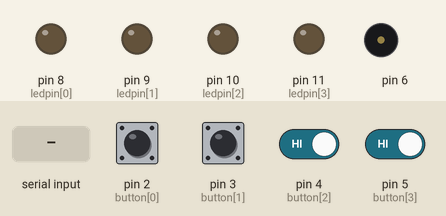
This sketch was run on a simulated Arduino Uno, built with avr-gcc and run on an emulated ATmega328P. On the bench: output pins drawn as LEDs (lit = HIGH), buzzer (waves = sounding). Inputs (shaded band) come from the test bench; at power-on: pin 2 (button[0]), pin 3 (button[1]), pin 4 (button[2]), pin 5 (button[3]) HIGH. Random numbers use the default seed unless the sketch sets one; what the sketch prints to the serial monitor is not drawn.

Above: at 4.8 s.
4.9 s: "S\n" received over Serial
At 5.81 s:
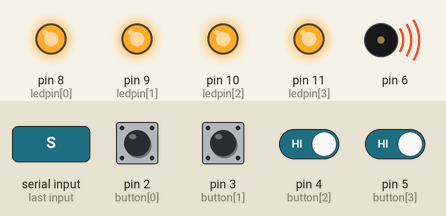
7.9 s: pin 2 (button[0]) pulled LOW for 0.15 s
At 8.05 s:
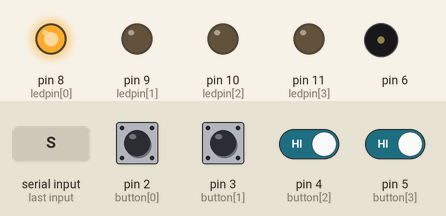
10.9 s: pin 3 (button[1]) pulled LOW for 1 s
At 12.69 s:
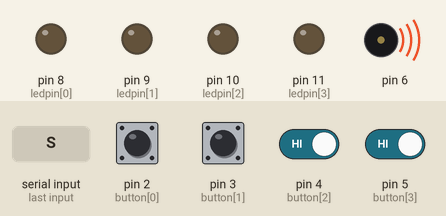
13.9 s: pin 4 (button[2]) driven LOW and pin 5 (button[3]) driven LOW
16.9 s: pin 4 (button[2]) driven HIGH
Timing chart, 0 to 20.9 s (numbered marks = the images above; inputs shaded):
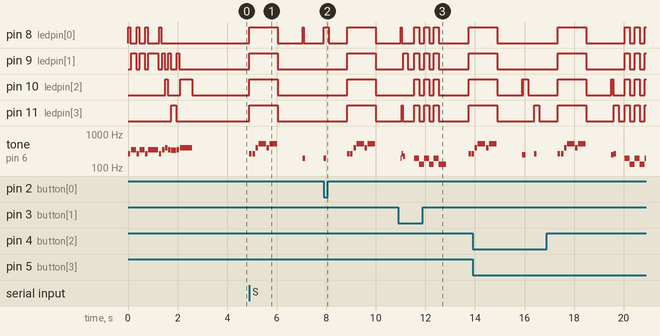

Measured:
- after the input at 4.9 s, pin 8 (ledpin[0]): LOW → HIGH at once, → LOW 1.2 s later, → HIGH 1.0 s later, → LOW 0.04 s later; pin 9 (ledpin[1]): LOW → HIGH at once, → LOW 1.2 s later
- after the input at 7.9 s, pin 8 (ledpin[0]): LOW → HIGH at once, → LOW 0.20 s later, → HIGH 0.75 s later, → LOW 1.2 s later; pin 9 (ledpin[1]): LOW → HIGH after 0.95 s, → LOW 1.2 s later
- after the input at 10.9 s, pin 9 (ledpin[1]): LOW → HIGH after 0.20 s, → LOW 0.20 s later, → HIGH 0.25 s later, → LOW 0.20 s later, … (9 changes in this stretch); pin 10 (ledpin[2]): LOW → HIGH after 0.65 s, then repeats every 0.40 s: LOW 0.20 s, HIGH 0.20 s

The sketch:

SimonSays2.ino
```cpp
/*Simon Says game. Now with sound effects.

Originaly made by Robert Spann
Code trimmed and sound effects added by digimike
Modified and serial added by Charlie Oniszczuk and JenMen

Buttons are to be set on there designated pins without pull down resistors
and connected to ground rather then +5.
*/
#include <Tone.h>
Tone speakerpin;
int starttune[] = {NOTE_C4, NOTE_F4, NOTE_C4, NOTE_F4, NOTE_C4, NOTE_F4, NOTE_C4, NOTE_F4, NOTE_G4, NOTE_F4, NOTE_E4, NOTE_F4, NOTE_G4};
int duration2[] = {100, 200, 100, 200, 100, 400, 100, 100, 100, 100, 200, 100, 500};
int note[] = {NOTE_C4, NOTE_C4, NOTE_G4, NOTE_C5, NOTE_G4, NOTE_C5};
int duration[] = {100, 100, 100, 300, 100, 300};
int button[] = {2, 3, 4, 5}; //The four button input pins
int ledpin[] = {8, 9, 10, 11};  // LED pins
int ledPin[] = {8, 9, 10, 11};  // LED pins
int turn = 0;  // turn counter
int buttonstate = 0;  // button state checker
int randomArray[100]; //Intentionally long to store up to 100 inputs (doubtful anyone will get this far)
int inputArray[100];
int incomingByte = 0;

void setup()
{
  Serial.begin(9600);
  speakerpin.begin(6); // speaker is on pin 13

  //tone(6, 1000, 10000);

  for(int x=0; x<4; x++)  // LED pins are outputs
  {
    pinMode(ledpin[x], OUTPUT);
  }

  for(int x=0; x<4; x++)
  {
    pinMode(button[x], INPUT);  // button pins are inputs
    digitalWrite(button[x], HIGH);  // enable internal pullup; buttons start in high position; logic reversed
  }

  randomSeed(analogRead(0)); //Added to generate "more randomness" with the randomArray for the output function
  for (int thisNote = 0; thisNote < 13; thisNote ++) {
     // play the next note:
     speakerpin.play(starttune[thisNote]);
     // hold the note:
     if (thisNote==0 || thisNote==2 || thisNote==4 || thisNote== 6)
     {
       digitalWrite(ledpin[0], HIGH);
     }
     if (thisNote==1 || thisNote==3 || thisNote==5 || thisNote== 7 || thisNote==9 || thisNote==11)
     {
       digitalWrite(ledpin[1], HIGH);
     }
     if (thisNote==8 || thisNote==12)
     {
       digitalWrite(ledpin[2], HIGH);
     }
     if (thisNote==10)
     {
       digitalWrite(ledpin[3], HIGH);
     }
     delay(duration2[thisNote]);
     // stop for the next note:
     speakerpin.stop();
     digitalWrite(ledpin[0], LOW);
     digitalWrite(ledpin[1], LOW);
     digitalWrite(ledpin[2], LOW);
     digitalWrite(ledpin[3], LOW);
     delay(25);
    }
  delay(1000);

 // for Tomb 1 (RED LED)
    // see if there's incoming serial data:
  if (Serial.available() > 0) {
    // read the oldest byte in the serial buffer:
    incomingByte = Serial.read();
    // if it's a capital H (ASCII 72), turn on the LED:
    if (incomingByte == 'H') {
      digitalWrite(ledPin[0], HIGH);
    }
    // if it's an L (ASCII 76) turn off the LED:
    if (incomingByte == 'L') {
      digitalWrite(ledPin[0], LOW);
    }
  }

    // for Tomb 2 (Green LED)
    // see if there's incoming serial data:
  if (Serial.available() > 0) {
    // read the oldest byte in the serial buffer:
    incomingByte = Serial.read();
    // if it's a capital Y (ASCII ), turn on the LED:
    if (incomingByte == 'Y') {
      digitalWrite(ledPin[1], HIGH);
    }
    // if it's an P (ASCII 76) turn off the LED:
    if (incomingByte == 'P') {
      digitalWrite(ledPin[1], LOW);
    }
  }


    // for Tomb 3 (Yellow LED)
    // see if there's incoming serial data:
  if (Serial.available() > 0) {
    // read the oldest byte in the serial buffer:
    incomingByte = Serial.read();
    // if it's a capital H (ASCII 72), turn on the LED:
    if (incomingByte == 'G') {
      digitalWrite(ledPin[2], HIGH);
    }
    // if it's an L (ASCII 76) turn off the LED:
    if (incomingByte == 'Q') {
      digitalWrite(ledPin[2], LOW);
    }
  }
}
void loop()
{


 if (Serial.available() > 0) {
    // read the oldest byte in the serial buffer:
    incomingByte = Serial.read();
    // if it's a capital H (ASCII 72), turn on the LED:
    if (incomingByte == 'S') {
//Simon Says

  for (int y=0; y<=99; y++)
  {
    //function for generating the array to be matched by the player
    digitalWrite(ledpin[0], HIGH);
    digitalWrite(ledpin[1], HIGH);
    digitalWrite(ledpin[2], HIGH);
    digitalWrite(ledpin[3], HIGH);

    for (int thisNote = 0; thisNote < 6; thisNote ++) {
     // play the next note:
     speakerpin.play(note[thisNote]);
     // hold the note:
     delay(duration[thisNote]);
     // stop for the next note:
     speakerpin.stop();
     delay(25);
    }

    digitalWrite(ledpin[0], LOW);
    digitalWrite(ledpin[1], LOW);
    digitalWrite(ledpin[2], LOW);
    digitalWrite(ledpin[3], LOW);
    delay(1000);

    for (int y=turn; y <= turn; y++)
    { //Limited by the turn variable
      Serial.println(""); //Some serial output to follow along
      Serial.print("Turn: ");
      Serial.print(y);
      Serial.println("");
      randomArray[y] = random(1, 5); //Assigning a random number (1-4) to the randomArray[y], y being the turn count
      for (int x=0; x <= turn; x++)
      {
        Serial.print(randomArray[x]);

        for(int y=0; y<4; y++)
        {

          if (randomArray[x] == 1 && ledpin[y] == 8)
          {  //if statements to display the stored values in the array
            digitalWrite(ledpin[y], HIGH);
            speakerpin.play(NOTE_G3, 100);
            delay(40);
            digitalWrite(ledpin[y], LOW);
            delay(5);
          }

          if (randomArray[x] == 2 && ledpin[y] == 9)
          {
            digitalWrite(ledpin[y], HIGH);
            speakerpin.play(NOTE_A3, 100);
            delay(40);
            digitalWrite(ledpin[y], LOW);
            delay(10);
          }

          if (randomArray[x] == 3 && ledpin[y] == 10)
          {
            digitalWrite(ledpin[y], HIGH);
            speakerpin.play(NOTE_B3, 100);
            delay(40);
            digitalWrite(ledpin[y], LOW);
            delay(10);
          }

          if (randomArray[x] == 4 && ledpin[y] == 11)
          {
            digitalWrite(ledpin[y], HIGH);
            speakerpin.play(NOTE_C4, 100);
            delay(40);
            digitalWrite(ledpin[y], LOW);
            delay(10);
          }
        }
      }
    }
    input();
  }
}
 }
}

void input() { //Function for allowing user input and checking input against the generated array

  for (int x=0; x <= turn;)
  { //Statement controlled by turn count

    for(int y=0; y<4; y++)
    {

      buttonstate = digitalRead(button[y]);

      if (buttonstate == LOW && button[y] == 2)
      { //Checking for button push
        digitalWrite(ledpin[0], HIGH);
        speakerpin.play(NOTE_G3, 100);
        delay(200);
        digitalWrite(ledpin[0], LOW);
        inputArray[x] = 1;
        delay(250);
        Serial.print(" ");
        Serial.print(1);
        if (inputArray[x] != randomArray[x]) { //Checks value input by user and checks it against
          fail();                              //the value in the same spot on the generated array
        }                                      //The fail function is called if it does not match
        x++;
      }
       if (buttonstate == LOW && button[y] == 3)
      {
        digitalWrite(ledpin[1], HIGH);
        speakerpin.play(NOTE_A3, 100);
        delay(200);
        digitalWrite(ledpin[1], LOW);
        inputArray[x] = 2;
        delay(250);
        Serial.print(" ");
        Serial.print(2);
        if (inputArray[x] != randomArray[x]) {
          fail();
        }
        x++;
      }

      if (buttonstate == LOW && button[y] == 4)
      {
        digitalWrite(ledpin[2], HIGH);
        speakerpin.play(NOTE_B3, 100);
        delay(200);
        digitalWrite(ledpin[2], LOW);
        inputArray[x] = 3;
        delay(250);
        Serial.print(" ");
        Serial.print(3);
        if (inputArray[x] != randomArray[x]) {
          fail();
        }
        x++;
      }

      if (buttonstate == LOW && button[y] == 5)
      {
        digitalWrite(ledpin[3], HIGH);
        speakerpin.play(NOTE_C4, 100);
        delay(200);
        digitalWrite(ledpin[3], LOW);
        inputArray[x] = 4;
        delay(250);
        Serial.print(" ");
        Serial.print(4);
        if (inputArray[x] != randomArray[x])
        {
          fail();
        }
        x++;
      }
    }
  }
  delay(500);
  turn++; //Increments the turn count, also the last action before starting the output function over again
}

void fail() { //Function used if the player fails to match the sequence

  for (int y=0; y<=2; y++)
  { //Flashes lights for failure

    digitalWrite(ledpin[0], HIGH);
    digitalWrite(ledpin[1], HIGH);
    digitalWrite(ledpin[2], HIGH);
    digitalWrite(ledpin[3], HIGH);
    speakerpin.play(NOTE_G3, 300);
    delay(200);
    digitalWrite(ledpin[0], LOW);
    digitalWrite(ledpin[1], LOW);
    digitalWrite(ledpin[2], LOW);
    digitalWrite(ledpin[3], LOW);
    speakerpin.play(NOTE_C3, 300);
    delay(200);
  }
  delay(500);
  turn = -1; //Resets turn value so the game starts over without need for a reset button
}
```
